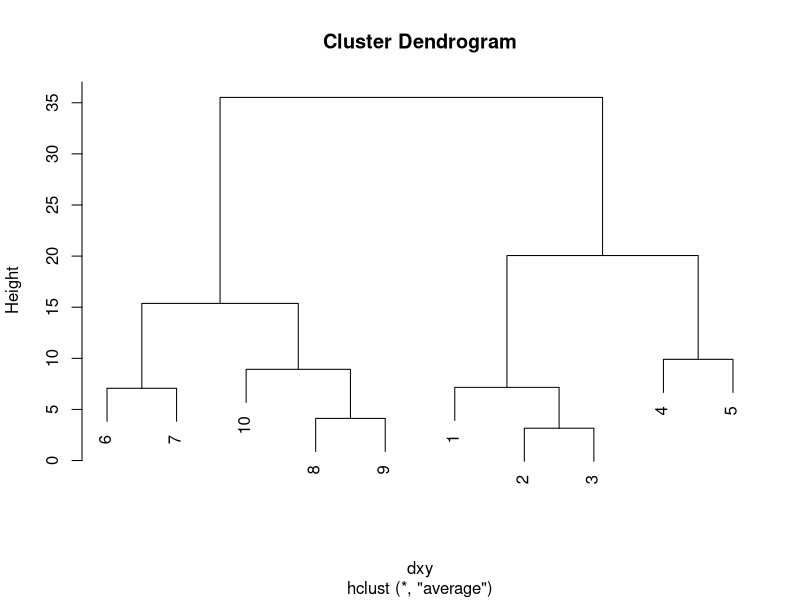

This chart was generated by the following R code:
#Course      :  CS-513
#First_Name  :  Charmi
#Last_Name   :  Bhikadiya
#ID          :  10412409

# HW 5.1

# 1."Hierarchical Clustering in R and the "average" linkage method to cluster the following  10 items

rm(list=ls())

# creating vectors x and y
x <- c (7,10,13,21,28,28,35,43,44,50)
y <- c (57,62,63,71,78,88,89,90,94,98)
xy<-cbind(x,y)

#euclidean distance 
dxy <- dist(xy)

# hierarchical cluster with "average" linkage method
HC <- hclust(dxy, method="average")
plot(HC)

